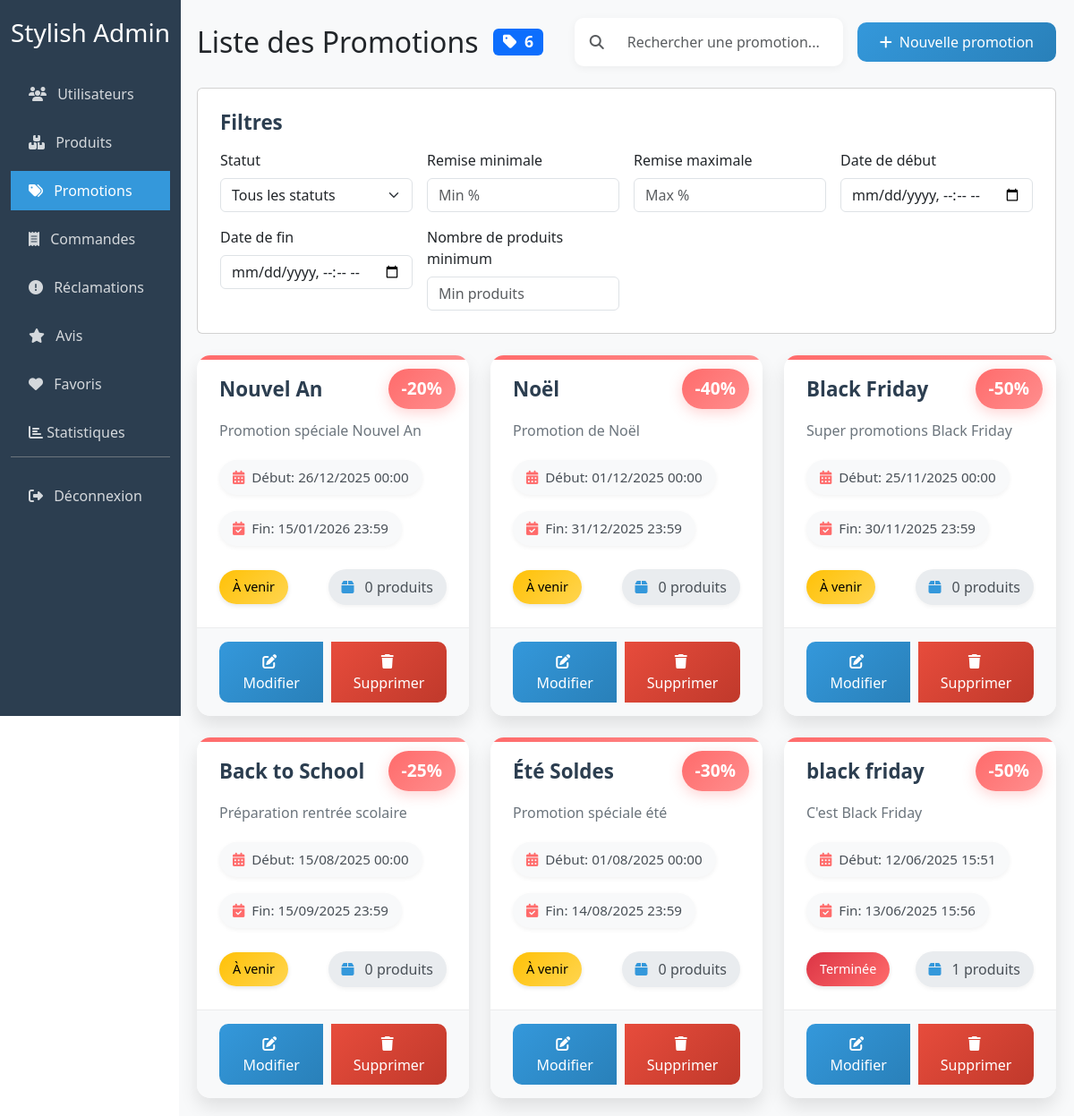
The page /BO/promotion.php (signed in) on the database as committed earlier.
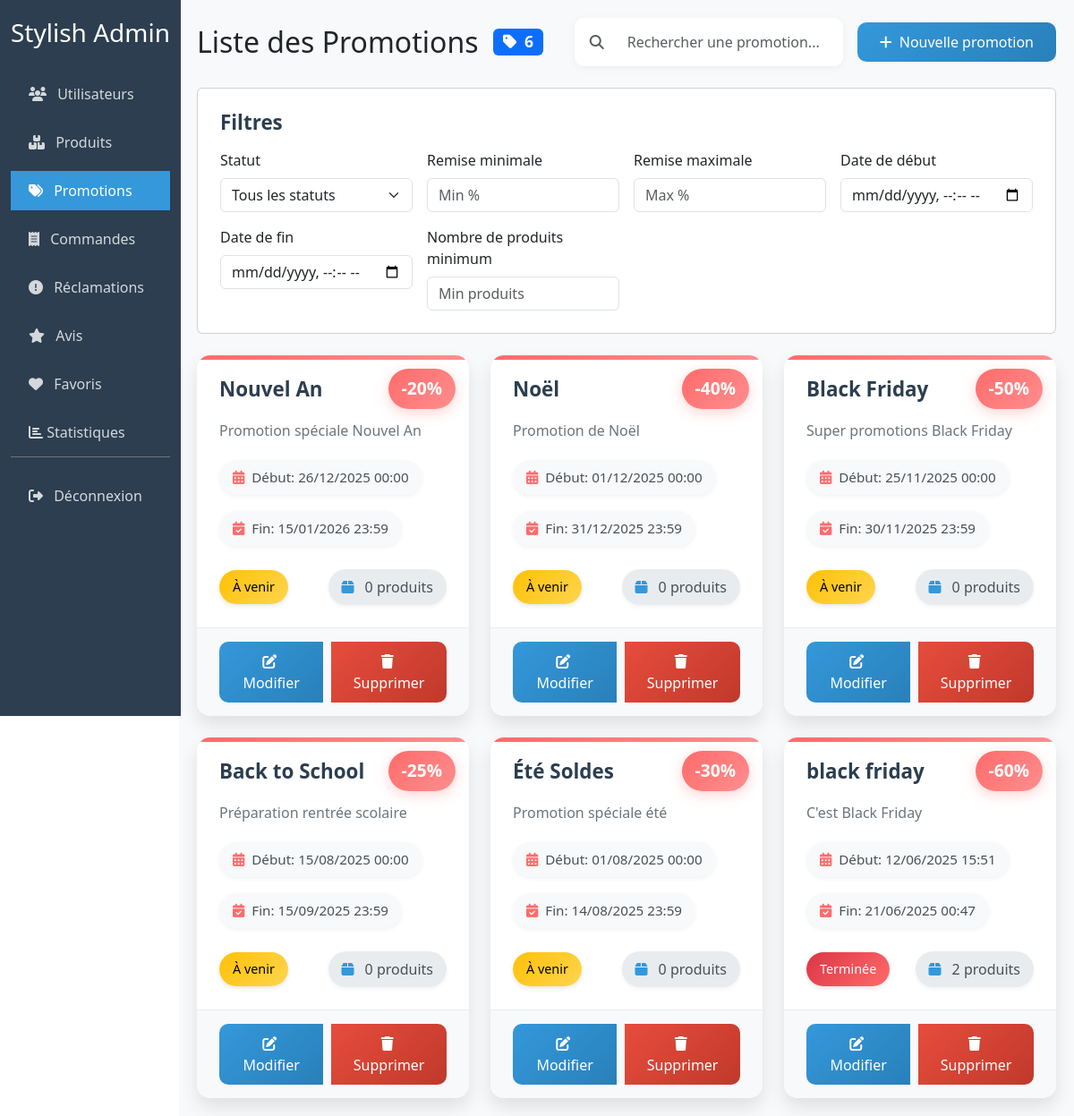
The same page on the database as committed later.
### tables this page shows
CREATE TABLE `promotion` (
  `id` int(3) NOT NULL,
  `nom` varchar(255) NOT NULL,
  `description` varchar(50) DEFAULT NULL,
  `date_debut` datetime NOT NULL,
  `date_fin` datetime NOT NULL,
  `discount` int(5) NOT NULL
);

### BO/promotion.php (the view, shortened to what the changed rows need)
<?php
$host = 'localhost';
$dbname = 'stylish';
$username = 'root';
$password = '';
try {
    $pdo = new PDO("mysql:host=$host;dbname=$dbname", $username, $password);
    $pdo->setAttribute(PDO::ATTR_ERRMODE, PDO::ERRMODE_EXCEPTION);
    $pdo->exec("SET NAMES utf8");
} catch(PDOException $e) {
    die("Erreur de connexion : " . $e->getMessage());
}
try {
    $stmt = $pdo->query("SELECT p.*, COUNT(pr.id) as nombre_produits
                         FROM promotion p
                         LEFT JOIN produit pr ON p.id = pr.id_promotion
                         GROUP BY p.id
                         ORDER BY p.date_debut DESC");
    $promotions = $stmt->fetchAll(PDO::FETCH_ASSOC);
} catch(PDOException $e) {
    die("Erreur de récupération des promotions : " . $e->getMessage());
}
?>
<!DOCTYPE html>
<html lang="fr">
<head>
    <link href="https://cdn.jsdelivr.net/npm/bootstrap@5.3.0/dist/css/bootstrap.min.css" rel="stylesheet">
    <link rel="stylesheet" href="https://cdnjs.cloudflare.com/ajax/libs/font-awesome/6.4.0/css/all.min.css">
    <link rel="stylesheet" href="css/admin-style.css">
</head>
<body>
    <div class="container-fluid">
        <div class="row">
            <div class="col-md-9 col-lg-10 main-content">
                <div class="d-flex justify-content-between align-items-center mb-4">
                    <div class="d-flex align-items-center">
                        <h2 class="mb-0">Liste des Promotions</h2>
                    </div>
                </div>
                <div class="row row-cols-1 row-cols-md-2 row-cols-lg-3 g-4">
                    <?php if (empty($promotions)): ?>
                    <div class="col-12">
                        <div class="text-center py-5">
                            <i class="fas fa-percent fa-3x text-muted mb-3"></i>
                            <p class="text-muted">Aucune promotion trouvée</p>
                        </div>
                    </div>
                    <?php else: ?>
                    <?php foreach ($promotions as $promotion):
                        $tz_tunis = new DateTimeZone('Africa/Tunis');
                        $now = new DateTime('now', $tz_tunis);
                        $debut = new DateTime($promotion['date_debut'], $tz_tunis);
                        $fin = new DateTime($promotion['date_fin'], $tz_tunis);
                        if ($now < $debut) {
                            $status = 'upcoming';
                            $statusText = 'À venir';
                        } elseif ($now >= $debut && $now <= $fin) {
                            $status = 'active';
                            $statusText = 'Active';
                        } else {
                            $status = 'ended';
                            $statusText = 'Terminée';
                        }
                    ?>
                    <div class="col">
                        <div class="promotion-card"
                             data-date-debut="<?php echo $promotion['date_debut']; ?>"
                             data-date-fin="<?php echo $promotion['date_fin']; ?>"
                             data-status="<?php echo $status; ?>"
                             data-discount="<?php echo $promotion['discount']; ?>"
                             data-products="<?php echo $promotion['nombre_produits']; ?>">
                            <div class="discount-badge">-<?php echo $promotion['discount']; ?>%</div>
                            <div class="card-body">
                                <h5 class="card-title"><?php echo htmlspecialchars($promotion['nom']); ?></h5>
                                <p class="card-text"><?php echo htmlspecialchars($promotion['description']); ?></p>
                                <div class="d-flex flex-wrap gap-2 mb-3">
                                    <div class="date-badge">
                                        <i class="fas fa-calendar-alt me-1"></i>
                                        Début: <?php echo date('d/m/Y H:i', strtotime($promotion['date_debut'])); ?>
                                    </div>
                                    <div class="date-badge">
                                        <i class="fas fa-calendar-check me-1"></i>
                                        Fin: <?php echo date('d/m/Y H:i', strtotime($promotion['date_fin'])); ?>
                                    </div>
                                </div>
                                <div class="d-flex justify-content-between align-items-center">
                                    <span class="status-badge <?php echo 'status-' . $status; ?>" data-status="<?php echo $status; ?>">
                                        <?php echo $statusText; ?>
                                    </span>
                                    <span class="products-count" style="cursor: pointer;" onclick="showPromotionProducts(<?php echo $promotion['id']; ?>)">
                                        <i class="fas fa-box me-1"></i>
                                        <?php echo $promotion['nombre_produits']; ?> produits
                                    </span>
                                </div>
                            </div>
                            <div class="card-footer">
                                <div class="btn-group w-100">
                                    <button type="button" class="btn btn-primary" onclick="editPromotion(<?php echo $promotion['id']; ?>)">
                                        <i class="fas fa-edit me-1"></i> Modifier
                                    </button>
                                    <button type="button" class="btn btn-danger" onclick="deletePromotion(<?php echo $promotion['id']; ?>)">
                                        <i class="fas fa-trash me-1"></i> Supprimer
                                    </button>
                                </div>
                            </div>
                        </div>
                    </div>
                    <?php endforeach; ?>
                    <?php endif; ?>
                </div>
            </div>
        </div>
    </div>
</body>
</html>

Rows that differ between the two databases and show on the page:
changed promotion "black friday": discount "50" → "60"; date_fin "13/06/2025 15:56" → "21/06/2025 00:47"; nombre_produits "1" → "2"
